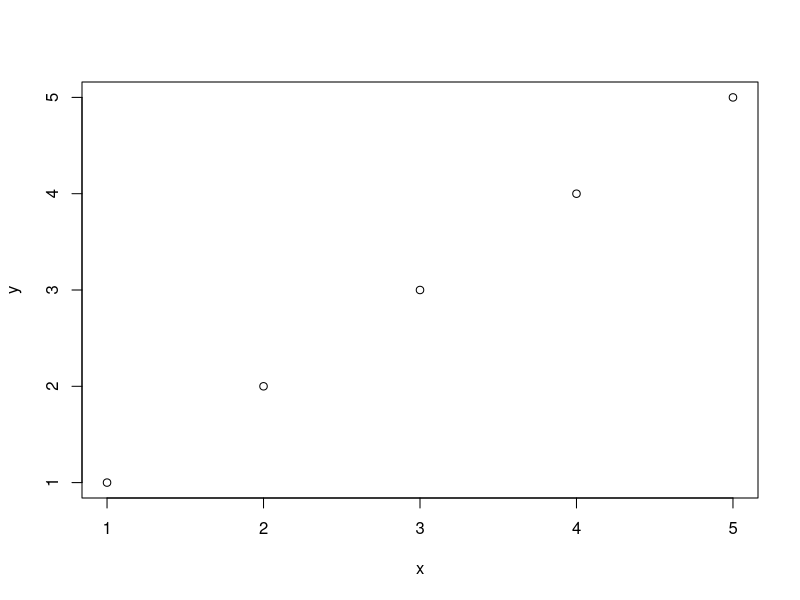

The R script that drew this image:
x = 1:5;
y = 1:5;
plot(x,y)
#Septima prueba
#Edicion en Github visualizate al farol
z = x + y
#edicion once again in GitHub
